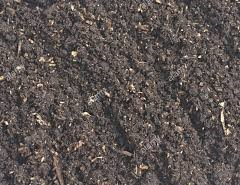
#> input picture test_soils/Black_Soil_10.jpg, 240 x 185 px
$ python predict_soil_cli.py ../test_soils/Black_Soil_10.jpg
#> lines starting #> are read from the running program, lines starting #| are printed output that depends on the picture; after the words box and inside, x2 and y2 are one past the last pixel; in counts of white or black regions, pixels touching at a corner belong together
import sys
import os
import json
import numpy as np
from PIL import Image

BASE_DIR = os.path.dirname(os.path.abspath(__file__))

classes = [
    "Sandy Soil",
    "Clay Soil",
    "Loamy Soil",
    "Silt Soil",
    "Black Soil",
    "Red Soil",
    "Laterite Soil",
    "Alluvial Soil",
    "Peaty Soil",
    "Chalky Soil",
    "Cinder Soil",
    "Yellow Soil"
]

SOIL_DETAILS = {
    "Sandy Soil": {
        "characteristics": "High drainage, low water retention, very loose sandy texture.",
        "retention": "Low",
        "fertility": "Low",
        "drainage": "High",
        "suitable": "Maize, Melon, Groundnut, Coconut"
    },
    "Clay Soil": {
        "characteristics": "High water retention, poor drainage, dense and heavy sticky texture.",
        "retention": "High",
        "fertility": "High",
        "drainage": "Low",
        "suitable": "Rice, Wheat, Sugarcane, Cotton"
    },
    "Loamy Soil": {
        "characteristics": "Ideal balance of sand, silt, and clay. Rich in nutrients and humus.",
        "retention": "Medium-High",
        "fertility": "Very High",
        "drainage": "Good",
        "suitable": "Wheat, Cotton, Sugarcane, Pulses"
    },
    "Silt Soil": {
        "characteristics": "Fine-textured, smooth, retains moisture well, medium fertility.",
        "retention": "Medium",
        "fertility": "Medium-High",
        "drainage": "Medium",
        "suitable": "Rice, Wheat, Jute, Vegetables"
    },
    "Peaty Soil": {
        "characteristics": "High organic content, acidic, dark, spongy, retains a lot of water.",
        "retention": "Very High",
        "fertility": "High",
        "drainage": "Poor",
        "suitable": "Potato, Blueberry, Root Vegetables, Brassicas"
    },
    "Chalky Soil": {
        "characteristics": "Highly alkaline, stony, free-draining, prone to dryness in summer.",
        "retention": "Low",
        "fertility": "Low",
        "drainage": "Very High",
        "suitable": "Barley, Sugar Beet, Spinach, Cabbage"
    },
    "Black Soil": {
        "characteristics": "Extremely fertile, high clay content, deep cracks in summer, high water retention.",
        "retention": "High",
        "fertility": "Very High",
        "drainage": "Medium-Low",
        "suitable": "Cotton, Wheat, Citrus, Linseed"
    },
    "Red Soil": {
        "characteristics": "Rich in iron oxides, porous, low water retention, responds well to fertilizers.",
        "retention": "Medium-Low",
        "fertility": "Medium",
        "drainage": "Good",
        "suitable": "Groundnut, Millets, Tobacco, Pulses"
    },
    "Laterite Soil": {
        "characteristics": "Acidic, leached of nutrients, rich in iron and aluminum oxides.",
        "retention": "Low",
        "fertility": "Low-Medium",
        "drainage": "Good",
        "suitable": "Cashew, Tea, Coffee, Rubber"
    },
    "Alluvial Soil": {
        "characteristics": "Extremely fertile silt, deposited by rivers, rich in potash and lime.",
        "retention": "High",
        "fertility": "Extremely High",
        "drainage": "Good",
        "suitable": "Rice, Wheat, Sugarcane, Jute"
    },
    "Cinder Soil": {
        "characteristics": "Porous, volcanic origin, low moisture retention, lightweight.",
        "retention": "Low",
        "fertility": "Low",
        "drainage": "High",
        "suitable": "Cacti, Succulents, Root Crops"
    },
    "Yellow Soil": {
        "characteristics": "Similar to red soil but highly hydrated, medium fertility.",
        "retention": "Medium-Low",
        "fertility": "Medium",
        "drainage": "Good",
        "suitable": "Groundnut, Millets, Tobacco, Pulses"
    },
    "Peat Soil": {
        "characteristics": "High organic content, acidic, dark, spongy, retains a lot of water.",
        "retention": "Very High",
        "fertility": "High",
        "drainage": "Poor",
        "suitable": "Potato, Blueberry, Root Vegetables, Brassicas"
    }
}

def validate_and_predict_soil(filepath):
#> called with filepath = '../test_soils/Black_Soil_10.jpg'
    try:
        # Load image and convert to RGB
        img = Image.open(filepath).convert('RGB')
#> img is the input picture: PIL image 240x185 RGB; mean R, G, B 93.1, 84.6, 81.6

        # 1. Image Quality Checks
        # Resize to a standard size for consistent gradient scale
        img_check = img.resize((256, 256))
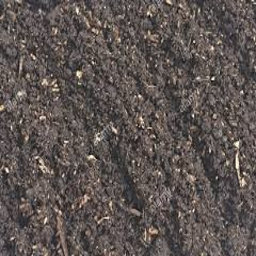
#> img_check: PIL image 256x256 RGB; mean R, G, B 93.1, 84.6, 81.6
        arr_check = np.array(img_check, dtype=np.float32)

        # Convert to Grayscale for brightness and blur check
        gray = 0.2989 * arr_check[:,:,0] + 0.5870 * arr_check[:,:,1] + 0.1140 * arr_check[:,:,2]

        # Brightness check
        mean_brightness = np.mean(gray)
#> mean_brightness = 86.8
        if mean_brightness < 40.0:
            return None, "Low-light image detected. Please capture or upload a brighter, clearer photo of the soil."
        if mean_brightness > 235.0:
            return None, "Overexposed or white/blank image detected. Please capture or upload a clearer photo of the soil."

        # Sharpness/Blur check
        gy, gx = np.gradient(gray)
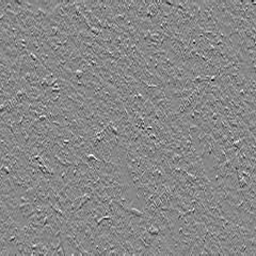
#> gy: shape (256, 256) float32; min -119.2, max 103.8, mean 0; drawn with min black and max white
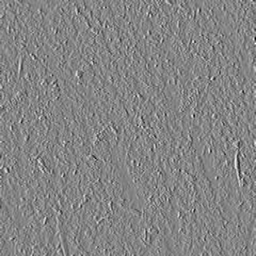
#> gx: shape (256, 256) float32; min -133.1, max 122.7, mean 0; drawn with min black and max white
        gnorm = np.sqrt(gx**2 + gy**2)
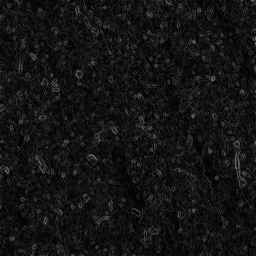
#> gnorm: shape (256, 256) float32; min 0, max 133.2, mean 20
        sharpness = np.var(gnorm)
#> sharpness = 182.4
        if sharpness < 12.0:
            return None, "Blurry image detected. Please hold the camera steady and capture a sharper photo."

        # Non-soil check in HSV space
        # Convert RGB to HSV
        r, g, b = arr_check[:,:,0]/255.0, arr_check[:,:,1]/255.0, arr_check[:,:,2]/255.0
        mx = np.maximum(r, np.maximum(g, b))
        mn = np.minimum(r, np.minimum(g, b))
        df = mx - mn
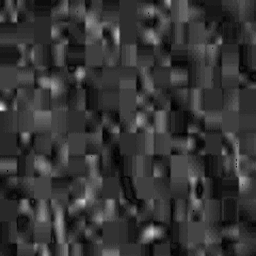
#> df: shape (256, 256) float32; min 0, max 0.22, mean 0.0464; drawn with min black and max white

        # Avoid division by zero
        df_safe = np.where(df == 0, 1.0, df)
        h = np.zeros_like(mx)
        h = np.where(mx == r, (60 * ((g - b) / df_safe) + 360) % 360, h)
        h = np.where(mx == g, (60 * ((b - r) / df_safe) + 120) % 360, h)
        h = np.where(mx == b, (60 * ((r - g) / df_safe) + 240) % 360, h)
        h = np.where(df == 0, 0, h)

        s = np.where(mx == 0, 0, (df / np.where(mx == 0, 1.0, mx)) * 100)
        v = mx * 100
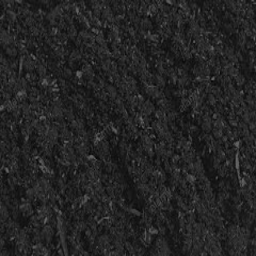
#> v: shape (256, 256) float32; min 3.53, max 100, mean 36.5

        # Soil Hue is typically between 0 and 50 degrees (reds, browns, yellows)
        # We also allow low saturation (S < 22) for neutral/gray/whitish chalky soils
        is_soil = ((h >= 0) & (h <= 50)) | (h >= 330) | (s < 22)
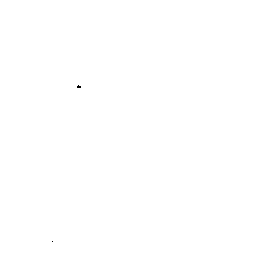
#> is_soil: shape (256, 256) bool; 100% white; black in thin lines or dots, all inside (x1, y1, x2, y2) = (52, 85, 81, 242)
        soil_pixel_ratio = np.sum(is_soil) / is_soil.size
#> soil_pixel_ratio = 1

        # If less than 75% of pixels resemble soil, reject
        if soil_pixel_ratio < 0.75:
            return None, "Non-soil image detected. Please upload an image containing only soil."

        # 2. Prediction Pipeline (Weighted KNN with centroid fallback)
        avg_r = float(np.mean(r))
#> avg_r = 0.365
        avg_g = float(np.mean(g))
#> avg_g = 0.332
        avg_b = float(np.mean(b))
#> avg_b = 0.32

        # Calculate HSV of the average RGB
        mx_avg = max(avg_r, avg_g, avg_b)
#> mx_avg = 0.365
        mn_avg = min(avg_r, avg_g, avg_b)
#> mn_avg = 0.32
        df_avg = mx_avg - mn_avg
#> df_avg = 0.0451
        if mx_avg == mn_avg:
            avg_h = 0.0
        elif mx_avg == avg_r:
            avg_h = (60 * ((avg_g - avg_b) / df_avg) + 360) % 360
#> avg_h = 15.63
        elif mx_avg == avg_g:
            avg_h = (60 * ((avg_b - avg_r) / df_avg) + 120) % 360
        elif mx_avg == avg_b:
            avg_h = (60 * ((avg_r - avg_g) / df_avg) + 240) % 360

        avg_s = 0.0 if mx_avg == 0 else (df_avg / mx_avg) * 100.0
#> avg_s = 12.35
        avg_v = mx_avg * 100.0
#> avg_v = 36.51

        try:
            json_path = os.path.join(BASE_DIR, "soil_features.json")
            with open(json_path, 'r') as f:
                knn_data = json.load(f)

            f_input = np.array([avg_r, avg_g, avg_b, avg_h/360.0, avg_s/100.0, avg_v/100.0])

            # Compute Euclidean distances to all samples
            distances = []
            for item in knn_data:
                f_sample = np.array(item["features"])
                d = np.sqrt(np.sum((f_input - f_sample)**2))
                distances.append((item["label"], d))

            # Sort by distance
            distances.sort(key=lambda x: x[1])

            # Take K nearest neighbors
            K = 11
            neighbors = distances[:K]

            # Weighted voting
            weights = {}
            epsilon = 1e-5
            for label, d in neighbors:
                w = 1.0 / (d + epsilon)
                weights[label] = weights.get(label, 0.0) + w

            total_w = sum(weights.values())
            probabilities = {cls: (w / total_w) * 100.0 for cls, w in weights.items()}

            best_class = max(weights, key=weights.get)
            best_confidence = probabilities[best_class]

        except Exception as err:
            # Fallback to centroid-based method if JSON fails to load
            class_centers = {
                "Sandy Soil":    {"rgb": (0.75, 0.65, 0.48), "hsv": (36.0, 35.0, 75.0)},
                "Clay Soil":     {"rgb": (0.42, 0.36, 0.30), "hsv": (28.0, 28.0, 42.0)},
                "Loamy Soil":    {"rgb": (0.34, 0.28, 0.22), "hsv": (24.0, 35.0, 34.0)},
                "Silt Soil":     {"rgb": (0.50, 0.44, 0.38), "hsv": (30.0, 24.0, 50.0)},
                "Black Soil":    {"rgb": (0.2368, 0.1987, 0.1815), "hsv": (18.7, 23.4, 23.7)},
                "Red Soil":      {"rgb": (0.64, 0.36, 0.26), "hsv": (12.0, 58.0, 64.0)},
                "Laterite Soil": {"rgb": (0.6407, 0.3714, 0.2600), "hsv": (17.6, 59.4, 64.1)},
                "Alluvial Soil": {"rgb": (0.60, 0.55, 0.48), "hsv": (32.0, 20.0, 60.0)},
                "Peaty Soil":    {"rgb": (0.4586, 0.3686, 0.3233), "hsv": (20.1, 29.5, 45.9)},
                "Chalky Soil":   {"rgb": (0.80, 0.78, 0.74), "hsv": (35.0, 8.0, 80.0)},
                "Cinder Soil":   {"rgb": (0.4693, 0.4147, 0.3986), "hsv": (13.7, 15.1, 46.9)},
                "Yellow Soil":   {"rgb": (0.7063, 0.5195, 0.2575), "hsv": (35.0, 63.6, 70.6)}
            }

            distances = {}
            for cls, center in class_centers.items():
                rgb_center = center["rgb"]
                hsv_center = center["hsv"]
                dist_rgb = np.sqrt((avg_r - rgb_center[0])**2 + (avg_g - rgb_center[1])**2 + (avg_b - rgb_center[2])**2)
                dh = min(abs(avg_h - hsv_center[0]), 360 - abs(avg_h - hsv_center[0])) / 360.0
                ds = abs(avg_s - hsv_center[1]) / 100.0
                dv = abs(avg_v - hsv_center[2]) / 100.0
                dist_hsv = np.sqrt(dh**2 + ds**2 + dv**2)
                distances[cls] = 0.7 * dist_rgb + 0.3 * dist_hsv
#> this loop made 12 passes
#> (dist_rgb, dh, ds, dv, dist_hsv) on passes 1 to 12: (0.524, 0.0566, 0.227, 0.385, 0.45), (0.0649, 0.0344, 0.157, 0.0549, 0.169), (0.115, 0.0233, 0.227, 0.0251, 0.229), (0.183, 0.0399, 0.117, 0.135, 0.183), (0.231, 0.00854, 0.111, 0.128, 0.169), (0.283, 0.0101, 0.457, 0.275, 0.533), (0.285, 0.00548, 0.471, 0.276, 0.545), (0.358, 0.0455, 0.0765, 0.235, 0.251), (0.101, 0.0124, 0.172, 0.0939, 0.196), (0.753, 0.0538, 0.0435, 0.435, 0.44), (0.155, 0.00535, 0.0275, 0.104, 0.108), (0.394, 0.0538, 0.513, 0.341, 0.618)
#> after the loop, distances = 12 items

            beta = 18.0
            exps = {cls: np.exp(-dist * beta) for cls, dist in distances.items()}
#> exps = 12 items
            sum_exps = sum(exps.values())
#> sum_exps = 0.487
            probabilities = {cls: (val / sum_exps) * 100.0 for cls, val in exps.items()}
#> probabilities = 12 items

            best_class = min(distances, key=distances.get)
#> best_class = 'Clay Soil'
            best_confidence = probabilities[best_class]
#> best_confidence = 36.29

        # Confidence threshold check
        if best_confidence < 25.0:
            return None, "Low confidence prediction. Please provide a clearer and more direct photo of the soil."

        return best_class, round(float(best_confidence), 2)

    except Exception as e:
        return None, f"Soil prediction pipeline error: {str(e)}"

if __name__ == "__main__":
    if len(sys.argv) < 2:
        print(json.dumps({"error": "No image path provided"}))
        sys.exit(1)

    filepath = sys.argv[1]

    if not os.path.exists(filepath):
        print(json.dumps({"error": f"Image file not found: {os.path.basename(filepath)}"}))
        sys.exit(0)

    soil_type, confidence_or_error = validate_and_predict_soil(filepath)
#> soil_type = 'Clay Soil'; confidence_or_error = 36.29

    if soil_type is None:
        print(json.dumps({"error": confidence_or_error}))
        sys.exit(0)

    details = SOIL_DETAILS.get(soil_type, {
        "characteristics": "Varied geological properties.",
        "retention": "Medium",
        "fertility": "Medium",
        "drainage": "Medium",
        "suitable": "Generic agricultural crops"
    })
#> details = 5 items

    print(json.dumps({
        "soil": soil_type,
        "confidence": confidence_or_error,
        "characteristics": details["characteristics"],
        "retention": details["retention"],
        "fertility": details["fertility"],
        "drainage": details["drainage"],
        "suitable": details["suitable"]
    }))
#> (printed output is left out)

$ run again, on test_soils/Laterite_Soil_1.jpg
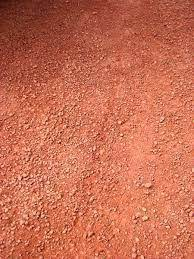
#> input picture test_soils/Laterite_Soil_1.jpg, 194 x 259 px
#> in validate_and_predict_soil, img is the input picture: PIL image 194x259 RGB; mean R, G, B 199.3, 109.9, 83.2
#> mean_brightness = 133.5
#> in validate_and_predict_soil, `gnorm = np.sqrt(gx**2 + gy**2)`:
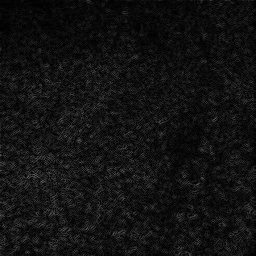
#> gnorm: shape (256, 256) float32; min 0, max 100, mean 18.2
#> sharpness = 142
#> in validate_and_predict_soil, `v = mx * 100`:
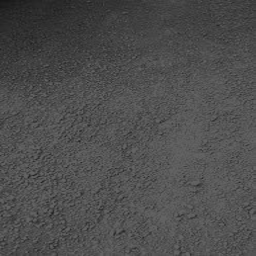
#> v: shape (256, 256) float32; min 22.75, max 100, mean 78.1
#> is_soil: shape (256, 256) bool; every value is 1
#> soil_pixel_ratio = 1
#> avg_r = 0.781
#> avg_g = 0.431
#> avg_b = 0.326
#> mx_avg = 0.781
#> mn_avg = 0.326
#> df_avg = 0.455
#> avg_h = 13.84
#> avg_s = 58.24
#> avg_v = 78.11
#> the loop in validate_and_predict_soil, `for cls, center in class_centers.items():` made 12 passes
#> (dist_rgb, dh, ds, dv, dist_hsv) on passes 1 to 8: (0.269, 0.0616, 0.232, 0.0311, 0.242), (0.369, 0.0393, 0.302, 0.361, 0.473), (0.478, 0.0282, 0.232, 0.441, 0.499), (0.286, 0.0449, 0.342, 0.281, 0.445), (0.609, 0.0135, 0.348, 0.544, 0.646), (0.171, 0.00511, 0.00237, 0.141, 0.141), (0.166, 0.0104, 0.0116, 0.14, 0.141), (0.266, 0.0504, 0.382, 0.181, 0.426)
#> after the loop in validate_and_predict_soil, `for cls, center in class_centers.items():`: distances = 12 items
#> sum_exps = 0.232
#> probabilities = 12 items
#> best_class = 'Yellow Soil'
#> best_confidence = 43.87
#> soil_type = 'Yellow Soil'; confidence_or_error = 43.87
#> details = 5 items
#> (printed output is left out)

$ run again, on test_soils/Peat_Soil_1.jpg
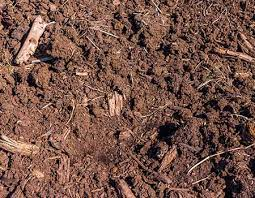
#> input picture test_soils/Peat_Soil_1.jpg, 255 x 198 px
#> in validate_and_predict_soil, img is the input picture: PIL image 255x198 RGB; mean R, G, B 118.1, 84.1, 72.9
#> mean_brightness = 93.04
#> in validate_and_predict_soil, `gnorm = np.sqrt(gx**2 + gy**2)`:
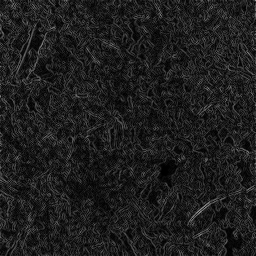
#> gnorm: shape (256, 256) float32; min 0.0614, max 155.2, mean 29.9
#> sharpness = 325.1
#> in validate_and_predict_soil, `is_soil = ((h >= 0) & (h <= 50)) | (h >= 330) | (s < 22)`:
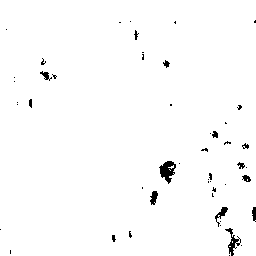
#> is_soil: shape (256, 256) bool; 98.5% white; 50 black regions (36 under 20 px), largest, box (x1, y1, x2, y2) and area: (159, 161, 176, 184) 218, (225, 228, 241, 256) 142, (215, 207, 228, 227) 82
#> soil_pixel_ratio = 0.985
#> avg_r = 0.463
#> avg_g = 0.33
#> avg_b = 0.286
#> mx_avg = 0.463
#> mn_avg = 0.286
#> df_avg = 0.177
#> avg_h = 14.85
#> avg_s = 38.14
#> avg_v = 46.31
#> the loop in validate_and_predict_soil, `for cls, center in class_centers.items():` made 12 passes
#> (dist_rgb, dh, ds, dv, dist_hsv) on passes 1 to 8: (0.471, 0.0587, 0.0314, 0.287, 0.295), (0.0541, 0.0365, 0.101, 0.0431, 0.116), (0.149, 0.0254, 0.0314, 0.123, 0.13), (0.149, 0.0421, 0.141, 0.0369, 0.152), (0.282, 0.0107, 0.147, 0.226, 0.27), (0.181, 0.00792, 0.199, 0.177, 0.266), (0.184, 0.00764, 0.213, 0.178, 0.277), (0.323, 0.0476, 0.181, 0.137, 0.232)
#> after the loop in validate_and_predict_soil, `for cls, center in class_centers.items():`: distances = 12 items
#> sum_exps = 0.842
#> probabilities = 12 items
#> best_class = 'Peaty Soil'
#> best_confidence = 37.74
#> soil_type = 'Peaty Soil'; confidence_or_error = 37.74
#> details = 5 items
#> (printed output is left out)
